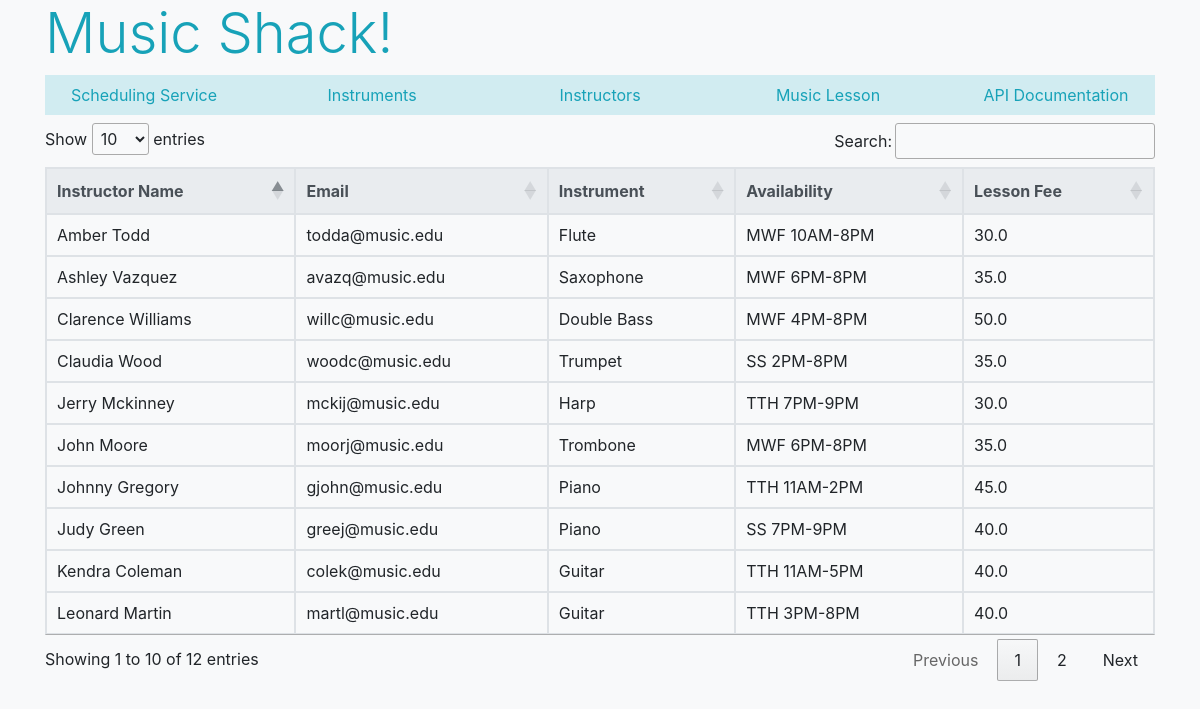
Page /instructor on the committed database.
### models.py (models this page shows)
class Instructor(db.Model):
    __tablename__ = "INSTRUCTOR"
    name = db.Column(db.String, primary_key=True)
    email = db.Column(db.String)
    instrument = db.Column(db.String)
    availability = db.Column(db.String)
    lessonFee = db.Column(db.Float)

### app.py (the view)
@app.route("/instructor", methods=["GET", "POST"])
def instructor():
    if request.method == "GET":
        instruct = Instructor.query.all()
        instructor_schema = InstructorSchema(many=True)
        return render_template("instructor.html", instruct=instructor_schema.dump(instruct))

### templates/instructor.html (shortened to what this page needs)
{% extends "base.html" %}
{% block content %}
        <table id="instructor" class="table table-bordered hover">
            <thead class = thead-light>
                <th>Instructor Name</th>
                <th>Email</th>
                <th>Instrument</th>
                <th>Availability</th>
                <th>Lesson Fee</th>
            </thead>
            <tbody>
                {% for s in instruct %}
                <tr>
                    <td>{{ s.name }}</td>
                    <td>{{ s.email }}</td>
                    <td>{{ s.instrument }}</td>
                    <td>{{ s.availability }}</td>
                    <td>{{ s.lessonFee }}</td>
                </tr>
                {% endfor %}
            </tbody>
        </table>
{% endblock %}

### rows in the picture
Instructor: name "Ashley Vazquez", email "avazq@music.edu", instrument "Saxophone", availability "MWF 6PM-8PM", lessonFee "35.0"
Instructor: name "Johnny Gregory", email "gjohn@music.edu", instrument "Piano", availability "TTH 11AM-2PM", lessonFee "45.0"
Instructor: name "Leonard Martin", email "martl@music.edu", instrument "Guitar", availability "TTH 3PM-8PM", lessonFee "40.0"
Instructor: name "Amber Todd", email "todda@music.edu", instrument "Flute", availability "MWF 10AM-8PM", lessonFee "30.0"
Instructor: name "Kendra Coleman", email "colek@music.edu", instrument "Guitar", availability "TTH 11AM-5PM", lessonFee "40.0"
Instructor: name "John Moore", email "moorj@music.edu", instrument "Trombone", availability "MWF 6PM-8PM", lessonFee "35.0"
Instructor: name "Judy Green", email "greej@music.edu", instrument "Piano", availability "SS 7PM-9PM", lessonFee "40.0"
Instructor: name "Clarence Williams", email "willc@music.edu", instrument "Double Bass", availability "MWF 4PM-8PM", lessonFee "50.0"
Instructor: name "Jerry Mckinney", email "mckij@music.edu", instrument "Harp", availability "TTH 7PM-9PM", lessonFee "30.0"
Instructor: name "Claudia Wood", email "woodc@music.edu", instrument "Trumpet", availability "SS 2PM-8PM", lessonFee "35.0"
